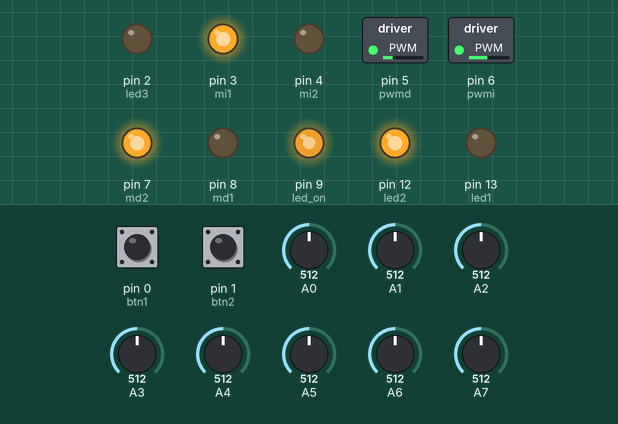
Simulated run of this sketch. Board: Arduino Uno, built with avr-gcc and run on an emulated ATmega328P. Shown: switched loads named in the sketch (green lamp = pin HIGH), output pins drawn as LEDs (lit = HIGH). The inputs (shaded band) are chosen by the test bench; at power-on: A1 = 512, A5 = 512, A0 = 512, pin 0 (btn1) LOW, pin 1 (btn2) LOW, A2 = 512, A3 = 512, A4 = 512, A6 = 512, A7 = 512.

Above: at 4.6 s.
4.7 s: A1 set to 488
7.7 s: A1 set to 992
At 8.6 s:
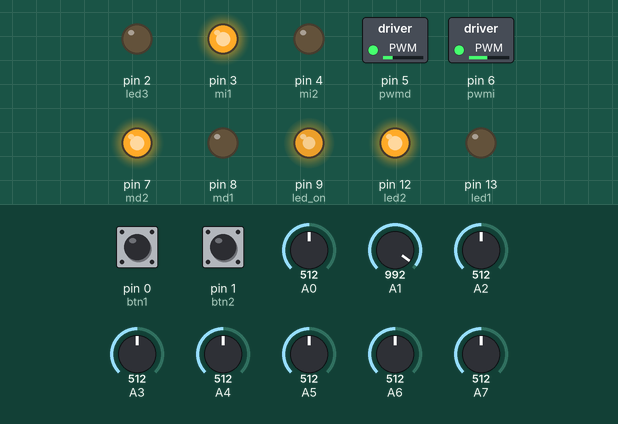
9.2 s: A5 set to 492
At 11.0 s:
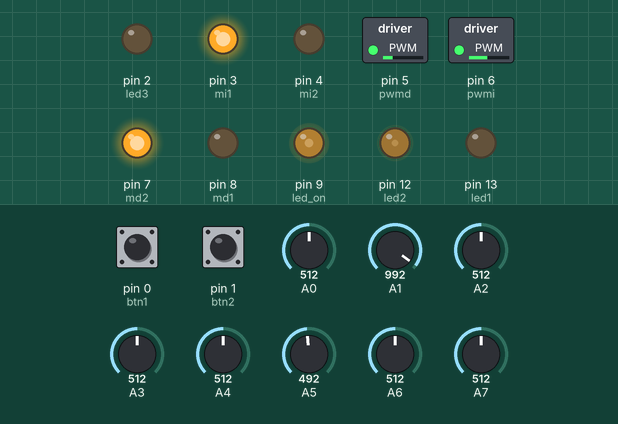
12.2 s: A5 set to 716
At 12.8 s:
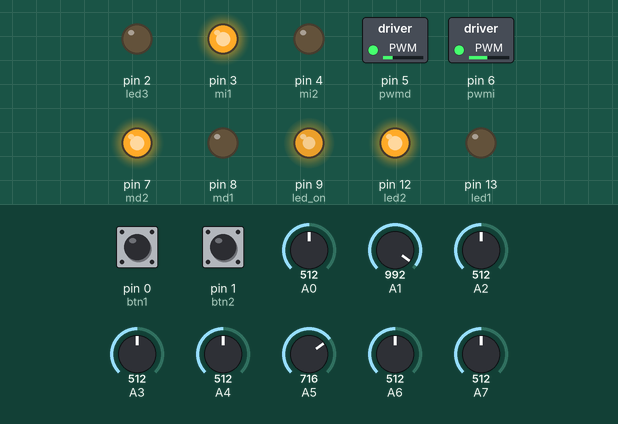
13.7 s: A0 set to 489
At 13.85 s:
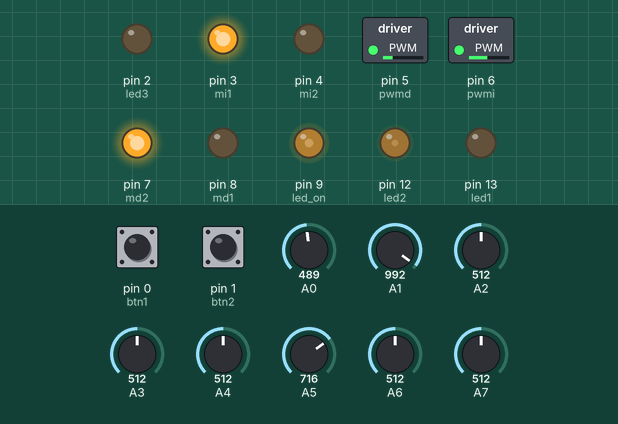
16.7 s: A0 set to 716
Timing chart, 0 to 19.2 s (numbered marks = the images above; inputs shaded):
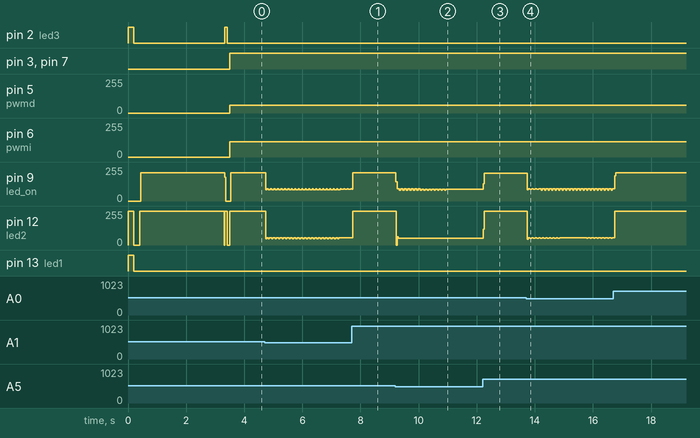

Measured:
- the behaviour switches between 500 and 499 on A5 (found by bisection; images 1 and 2)
- the behaviour switches between 500 and 499 on A0 (found by bisection; images 3 and 4)
- after the input at 7.7 s, pin 12 (led2): 54/255 → 255/255 at once
- after the input at 9.2 s, pin 12 (led2): 255/255 → 51/255 at once
- after the input at 12.2 s, pin 12 (led2): 51/255 → 255/255 at once

The sketch:

programa_velocista-SEGURA.ino
```cpp
#include <QTRSensors.h>
#include <SoftwareSerial.h>
SoftwareSerial bt(10, 11); // RX, TX

////////////////////////////PINES FISICOS USADOS EN EL ROBOT//////////////////////////////////////////////////////////
  //entradas
#define btn1      0
#define btn2      1
  //salidas
#define led1      13
#define led2      12
#define led3      2
#define led_on    9   //~
#define mi1       3
#define mi2       4
#define pwmi      6   //~
#define md1       8
#define md2       7
#define pwmd      5   //~
  //comunicacion
#define tx        11
#define rx        10
/////////////////////////////////////////////////////////////////////////////////////////////////////////////////////
#define NUM_SENSORS             8  // numero de sensores
#define NUM_SAMPLES_PER_SENSOR  1 // mustras tmadas por sensor
#define EMITTER_PIN             9   // pin que enciende a los sensores

QTRSensorsAnalog qtra((unsigned char[]) {7, 6, 5, 4, 3, 2,1,0},NUM_SENSORS, NUM_SAMPLES_PER_SENSOR, EMITTER_PIN);
unsigned int sensorValues[NUM_SENSORS];
int proporcional=0;
int derivativo=0;
int integral=0;
int salida_pwm=0;
int proporcional_pasado=0;
///////////////////////////////////////////////////////////////////////////////////////////////////
////////////////////////////CONFIGURACION DE ROBOT! ////////////////////////////////////////////////

int velocidad=100;   // cambia aqui velocidad de robot

//las constantes afectan el comportamiento del robot

float KP=0.01;  //constante proporcional,
float KD=0.15;   //constante diferencial, aumenta aqui para que el robot no se tambalee mucho
float KI=0.0001;  //constante integral, noo muevas la integral mucho, mjor dejalo asi!

//////////////////////////////////////////////////////////////////////////////
/////////////////////////////////////////////////////////////////////////////
////////////////////////////////////////////////////////////////////////////


int position=0;
int boton1=7;
int boton2=7;

void setup()
{
    pinMode(led1,OUTPUT);  //pines usados como salida
    pinMode(led2,OUTPUT);
    pinMode(led3,OUTPUT);
    pinMode(led_on,OUTPUT);
    pinMode(mi1,OUTPUT);
    pinMode(mi2,OUTPUT);
    pinMode(pwmi,OUTPUT);
    pinMode(md1,OUTPUT);
    pinMode(md2,OUTPUT);
    pinMode(pwmd,OUTPUT);

digitalWrite(led1,HIGH);
digitalWrite(led2,HIGH);
digitalWrite(led3,HIGH);
delay(200);
digitalWrite(led1,LOW);
digitalWrite(led2,LOW);
digitalWrite(led3,LOW);
delay(200);

digitalWrite(led2, HIGH);    // indicador que muetra que se esta calibrando los sensores
  for (int i = 0; i < 200; i++)  // se calibra por 2 segundo el sensor
  {
    qtra.calibrate();
  }

  digitalWrite(led2, LOW);     //

   while(true) //espera a que sea precionado el boton del robot para empezar a correr en la pista
   {
      botones();   //funcion para verificar si se pulso boton
      if(boton2==0)
      {
        delay(20);
        digitalWrite(led2,HIGH);
        digitalWrite(led3,HIGH);
        delay(80);
        digitalWrite(led2,LOW);
        digitalWrite(led3,LOW);
        delay(80);
        break;

      }
   }


}

void loop()
{
  pid(1,velocidad,KP,KI,KD);  //funcion para control de robot
  frenos_contorno(500);       //funcion para que no se salga de la linea robot
 delay(4);
}


void pid(int linea, int velocidad, float Kp, float Ki, float Kd)
{

   position = qtra.readLine(sensorValues,QTR_EMITTERS_ON, 0, 0, 500, 30);
  proporcional = (position) - 3500;                     // punto medio es 3500, asi obtenemos el error
  integral=integral + proporcional_pasado;              //obteniendo integral
  derivativo = (proporcional - proporcional_pasado);    //obteniedo el derivativo
  int ITerm=integral*KI;
  if(ITerm>=255) ITerm=255;
  if(ITerm<=-255) ITerm=-255;

  salida_pwm =( proporcional * KP ) + ( derivativo * KD )+(ITerm);

  if (  salida_pwm > velocidad )  salida_pwm = velocidad; //limitamos la salida de pwm
  if ( salida_pwm < -velocidad )  salida_pwm = -velocidad;

  if (salida_pwm < 0)  //voltaje entregado a motor cuando se mueve a la izquierda
 {
    int der=velocidad-salida_pwm; //(+)
    int izq=velocidad+salida_pwm;  //(-)
    if(der>=255)der=255;
    if(izq<=0)izq=0;
    motores(izq, der);
 }
 if (salida_pwm >0)  //voltaje entregado a motor cuando se mueve a derecha
 {
  int der=velocidad-salida_pwm; //(-)
  int izq=velocidad+salida_pwm; //(+)

  if(izq>=255) izq=255;
  if(der<=0) der=0;
  motores(izq ,der );
 }

 proporcional_pasado = proporcional;
}


void frenos_contorno(int flanco_comparacion)
{
    if (position<=0) //si se salio por la parte derecha de la linea
    {

      while(true)
      {
        digitalWrite(led2,HIGH);
        motores(-115,60);
        qtra.read(sensorValues); //lectura en bruto de sensor
        if ( sensorValues[0]<flanco_comparacion || sensorValues[1]<flanco_comparacion || sensorValues[2]<flanco_comparacion || sensorValues[3]<flanco_comparacion || sensorValues[4]<flanco_comparacion || sensorValues[5]<flanco_comparacion || sensorValues[6]<flanco_comparacion || sensorValues[7]<flanco_comparacion)
        {
          break;
        }

      }
    }

    if (position>=7000) //si se salio por la parte izquierda de la linea
    {
      while(true)
      {
        digitalWrite(led2,HIGH);
        motores(60,-115);
        qtra.read(sensorValues);
        if (sensorValues[7]<flanco_comparacion || sensorValues[6]<flanco_comparacion|| sensorValues[5]<flanco_comparacion || sensorValues[4]<flanco_comparacion || sensorValues[3]<flanco_comparacion || sensorValues[2]<flanco_comparacion || sensorValues[1]<flanco_comparacion|| sensorValues[0]<flanco_comparacion)
        {
          break;
        }
      }
  }
  digitalWrite(led2,LOW);
}


void motores(int motor_izq, int motor_der)
{
  if ( motor_izq >= 0 )
  {
    digitalWrite(mi1,LOW);
    digitalWrite(mi2,HIGH);
    analogWrite(pwmi,motor_izq);
  }
  else
  {
    digitalWrite(mi1,HIGH);
    digitalWrite(mi2,LOW);
    motor_izq = motor_izq*(-1);
    analogWrite(pwmi,motor_izq);
  }

  if ( motor_der >= 0 ) //motor derecho
  {
    digitalWrite(md1,LOW);
    digitalWrite(md2,HIGH);
    analogWrite(pwmd,motor_der);
  }
  else
  {
    digitalWrite(md1,HIGH);
    digitalWrite(md2,LOW);
    motor_der= motor_der*(-1);
    analogWrite(pwmd,motor_der);
  }
}

void botones()
{
    boton1=digitalRead(btn2);boton2=digitalRead(btn1); ///boton izquierdo, derecho
}
```

QTRSensors.h
```cpp
/*
  QTRSensors.h - Library for using Pololu QTR reflectance
    sensors and reflectance sensor arrays: QTR-1A, QTR-8A, QTR-1RC, and
    QTR-8RC.  The object used will determine the type of the sensor (either
    QTR-xA or QTR-xRC).  Then simply specify in the constructor which
    Arduino I/O pins are connected to a QTR sensor, and the read() method
    will obtain reflectance measurements for those sensors.  Smaller sensor
    values correspond to higher reflectance (e.g. white) while larger
    sensor values correspond to lower reflectance (e.g. black or a void).

    * QTRSensorsRC should be used for QTR-1RC and QTR-8RC sensors.
    * QTRSensorsAnalog should be used for QTR-1A and QTR-8A sensors.
*/

/*
 * Written by Ben Schmidel et al., October 4, 2010
 * Copyright (c) 2008-2012 Pololu Corporation. For more information, see
 *
 *   http://www.pololu.com
 *   http://forum.pololu.com
 *   http://www.pololu.com/docs/0J19
 *
 * You may freely modify and share this code, as long as you keep this
 * notice intact (including the two links above).  Licensed under the
 * Creative Commons BY-SA 3.0 license:
 *
 *   http://creativecommons.org/licenses/by-sa/3.0/
 *
 * Disclaimer: To the extent permitted by law, Pololu provides this work
 * without any warranty.  It might be defective, in which case you agree
 * to be responsible for all resulting costs and damages.
 */

#ifndef QTRSensors_h
#define QTRSensors_h

#define QTR_EMITTERS_OFF 0
#define QTR_EMITTERS_ON 1
#define QTR_EMITTERS_ON_AND_OFF 2

#define QTR_NO_EMITTER_PIN  255

#define QTR_MAX_SENSORS 16

// This class cannot be instantiated directly (it has no constructor).
// Instead, you should instantiate one of its two derived classes (either the
// QTR-A or QTR-RC version, depending on the type of your sensor).
class QTRSensors
{
  public:

    // Reads the sensor values into an array. There *MUST* be space
    // for as many values as there were sensors specified in the constructor.
    // Example usage:
    // unsigned int sensor_values[8];
    // sensors.read(sensor_values);
    // The values returned are a measure of the reflectance in abstract units,
    // with higher values corresponding to lower reflectance (e.g. a black
    // surface or a void).
    // If measureOffAndOn is true, measures the values with the
    // emitters on AND off and returns on - (timeout - off).  If this
    // value is less than zero, it returns zero.
    // This method will call the appropriate derived class's readPrivate(),
    // which is defined as a virtual function in the base class and
    // overridden by each derived class's own implementation.
    void read(unsigned int *sensor_values, unsigned char readMode = QTR_EMITTERS_ON);

    // Turn the IR LEDs off and on.  This is mainly for use by the
    // read method, and calling these functions before or
    // after the reading the sensors will have no effect on the
    // readings, but you may wish to use these for testing purposes.
    void emittersOff();
    void emittersOn();

    // Reads the sensors for calibration.  The sensor values are
    // not returned; instead, the maximum and minimum values found
    // over time are stored internally and used for the
    // readCalibrated() method.
    void calibrate(unsigned char readMode = QTR_EMITTERS_ON);

    // Resets all calibration that has been done.
    void resetCalibration();


	////modificacion ********************

//////*********************


    // Returns values calibrated to a value between 0 and 1000, where
    // 0 corresponds to the minimum value read by calibrate() and 1000
    // corresponds to the maximum value.  Calibration values are
    // stored separately for each sensor, so that differences in the
    // sensors are accounted for automatically.
    void readCalibrated(unsigned int *sensor_values, unsigned char readMode = QTR_EMITTERS_ON, int flanco_sens=0);

    // Operates the same as read calibrated, but also returns an
    // estimated position of the robot with respect to a line. The
    // estimate is made using a weighted average of the sensor indices
    // multiplied by 1000, so that a return value of 0 indicates that
    // the line is directly below sensor 0, a return value of 1000
    // indicates that the line is directly below sensor 1, 2000
    // indicates that it's below sensor 2000, etc.  Intermediate
    // values indicate that the line is between two sensors.  The
    // formula is:
    //
    //    0*value0 + 1000*value1 + 2000*value2 + ...
    //   --------------------------------------------
    //         value0  +  value1  +  value2 + ...
    //
    // By default, this function assumes a dark line (high values)
    // surrounded by white (low values).  If your line is light on
    // black, set the optional second argument white_line to true.  In
    // this case, each sensor value will be replaced by (1000-value)
    // before the averaging.
    int readLine(unsigned int *sensor_values, unsigned char readMode = QTR_EMITTERS_ON,
	 unsigned char white_line = 0,int flanco_sens=0, int keep_track=200, int noise_threshold=50 );

    // Calibrated minumum and maximum values. These start at 1000 and
    // 0, respectively, so that the very first sensor reading will
    // update both of them.
    //
    // The pointers are unallocated until calibrate() is called, and
    // then allocated to exactly the size required.  Depending on the
    // readMode argument to calibrate, only the On or Off values may
    // be allocated, as required.
    //
    // These variables are made public so that you can use them for
    // your own calculations and do things like saving the values to
    // EEPROM, performing sanity checking, etc.
    unsigned int *calibratedMinimumOn;
    unsigned int *calibratedMaximumOn;
    unsigned int *calibratedMinimumOff;
    unsigned int *calibratedMaximumOff;

    ~QTRSensors();

  protected:

    QTRSensors()
    {

    };

    void init(unsigned char *pins, unsigned char numSensors, unsigned char emitterPin);

    unsigned char *_pins;
    unsigned char _numSensors;
    unsigned char _emitterPin;
    unsigned int _maxValue; // the maximum value returned by this function

  private:

    virtual void readPrivate(unsigned int *sensor_values) = 0;

    // Handles the actual calibration. calibratedMinimum and
    // calibratedMaximum are pointers to the requested calibration
    // arrays, which will be allocated if necessary.
    void calibrateOnOrOff(unsigned int **calibratedMinimum,
                          unsigned int **calibratedMaximum,
                          unsigned char readMode);
};


// Object to be used for QTR-1RC and QTR-8RC sensors
class QTRSensorsRC : public QTRSensors
{
  public:

    // if this constructor is used, the user must call init() before using
    // the methods in this class
    QTRSensorsRC();

    // this constructor just calls init()
    QTRSensorsRC(unsigned char* pins, unsigned char numSensors,
          unsigned int timeout = 4000, unsigned char emitterPin = 255);

    // The array 'pins' contains the Arduino pin number for each sensor.

    // 'numSensors' specifies the length of the 'pins' array (i.e. the
    // number of QTR-RC sensors you are using).  numSensors must be
    // no greater than 16.

    // 'timeout' specifies the length of time in microseconds beyond
    // which you consider the sensor reading completely black.  That is to say,
    // if the pulse length for a pin exceeds 'timeout', pulse timing will stop
    // and the reading for that pin will be considered full black.
    // It is recommended that you set timeout to be between 1000 and
    // 3000 us, depending on things like the height of your sensors and
    // ambient lighting.  Using timeout allows you to shorten the
    // duration of a sensor-reading cycle while still maintaining
    // useful analog measurements of reflectance

    // 'emitterPin' is the Arduino pin that controls the IR LEDs on the 8RC
    // modules.  If you are using a 1RC (i.e. if there is no emitter pin),
    // or if you just want the emitters on all the time and don't want to
    // use an I/O pin to control it, use a value of 255 (QTR_NO_EMITTER_PIN).
    void init(unsigned char* pins, unsigned char numSensors,
          unsigned int timeout = 2000, unsigned char emitterPin = QTR_NO_EMITTER_PIN);


  private:

    // Reads the sensor values into an array. There *MUST* be space
    // for as many values as there were sensors specified in the constructor.
    // Example usage:
    // unsigned int sensor_values[8];
    // sensors.read(sensor_values);
    // The values returned are a measure of the reflectance in microseconds.
    void readPrivate(unsigned int *sensor_values);
};


// Object to be used for QTR-1A and QTR-8A sensors
class QTRSensorsAnalog : public QTRSensors
{
  public:

    // if this constructor is used, the user must call init() before using
    // the methods in this class
    QTRSensorsAnalog();

    // this constructor just calls init()
    QTRSensorsAnalog(unsigned char* pins,
        unsigned char numSensors, unsigned char numSamplesPerSensor = 4,
        unsigned char emitterPin = 255);

    // the array 'pins' contains the Arduino analog pin assignment for each
    // sensor.  For example, if pins is {0, 1, 7}, sensor 1 is on
    // Arduino analog input 0, sensor 2 is on Arduino analog input 1,
    // and sensor 3 is on Arduino analog input 7.

    // 'numSensors' specifies the length of the 'analogPins' array (i.e. the
    // number of QTR-A sensors you are using).  numSensors must be
    // no greater than 16.

    // 'numSamplesPerSensor' indicates the number of 10-bit analog samples
    // to average per channel (i.e. per sensor) for each reading.  The total
    // number of analog-to-digital conversions performed will be equal to
    // numSensors*numSamplesPerSensor.  Note that it takes about 100 us to
    // perform a single analog-to-digital conversion, so:
    // if numSamplesPerSensor is 4 and numSensors is 6, it will take
    // 4 * 6 * 100 us = ~2.5 ms to perform a full readLine().
    // Increasing this parameter increases noise suppression at the cost of
    // sample rate.  The recommended value is 4.

    // 'emitterPin' is the Arduino pin that controls the IR LEDs on the 8RC
    // modules.  If you are using a 1RC (i.e. if there is no emitter pin),
    // or if you just want the emitters on all the time and don't want to
    // use an I/O pin to control it, use a value of 255 (QTR_NO_EMITTER_PIN).
    void init(unsigned char* analogPins, unsigned char numSensors,
        unsigned char numSamplesPerSensor = 4, unsigned char emitterPin = QTR_NO_EMITTER_PIN);


  private:

    // Reads the sensor values into an array. There *MUST* be space
    // for as many values as there were sensors specified in the constructor.
    // Example usage:
    // unsigned int sensor_values[8];
    // sensors.read(sensor_values);
    // The values returned are a measure of the reflectance in terms of a
    // 10-bit ADC average with higher values corresponding to lower
    // reflectance (e.g. a black surface or a void).
    void readPrivate(unsigned int *sensor_values);

    unsigned char _numSamplesPerSensor;
};


#endif
```
